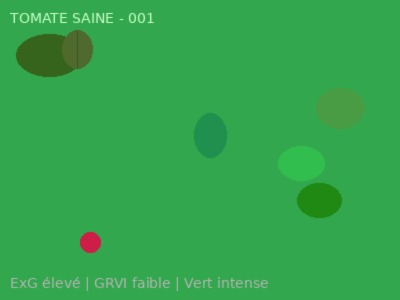
#> input picture data/dataset/healthy/healthy_001.jpg, 400 x 300 px; its folder holds only this picture in this run
$ python validation_reelle.py
#> lines starting #> are read from the running program, lines starting #| are printed output that depends on the picture; after the words box and inside, x2 and y2 are one past the last pixel; in counts of white or black regions, pixels touching at a corner belong together
### imagerie/stress_detector.py
#!/usr/bin/env python3
# -*- coding: utf-8 -*-
"""
Module de Traitement d'Images - Détection du Stress Hydrique

Projet : Suivi du stress hydrique par imagerie aérienne
Binôme A - Fyh & Liwingston

Ce module implémente :
- Calcul de l'indice ExG (Excess Green)
- Calcul de l'indice GRVI (Green-Red Vegetation Index)
- Classification binaire (sain / stressé)
- Masquage de la végétation

IMPORTANT : 4 features seulement (conformément au CDC) :
1. ExG moyen
2. ExG écart-type
3. GRVI moyen
4. GRVI écart-type

Références :
- ExG : Woebbecke et al. (1995) - Color indices for weed identification
- GRVI : Tucker (1979) - Red and photographic infrared linear combinations
"""

import numpy as np
from typing import Dict, Optional, Tuple


class StressDetector:
    """
    Détecteur de stress hydrique par analyse radiométrique simplifiée.

    Utilise deux indices de végétation :
    - ExG (Excess Green) : 2×G - R - B
    - GRVI (Green-Red Vegetation Index) : (R - G) / (R + G)

    Classification binaire :
    - Végétation saine : ExG > 0.20
    - Stress hydrique : ExG < 0.20

    Source : Woebbecke et al. (1995), Tucker (1979)
    """

    def __init__(self,
                 threshold_exg: float = 0.20,
                 threshold_grvi: float = 0.15,
                 threshold_vegetation: float = 0.05):
        """
        Initialise le détecteur de stress hydrique.

        Args:
            threshold_exg: Seuil ExG pour la classification binaire (défaut 0.20)
            threshold_grvi: Seuil GRVI pour la classification binaire (défaut 0.15)
            threshold_vegetation: Seuil pour détecter la végétation (défaut 0.05)
        """
#> in load_samples, image_bgr is the input picture: shape (300, 400, 3); mean B, G, R 77.2, 165, 52
        self.threshold_exg = threshold_exg
        self.threshold_grvi = threshold_grvi
        self.threshold_vegetation = threshold_vegetation

    def compute_exg(self, image_array: np.ndarray) -> np.ndarray:
        """
        Calcule l'indice ExG (Excess Green) pour chaque pixel.

        Formule : ExG = 2×G - R - B

        Args:
            image_array: Image matricielle 3 canaux (R, G, B) codée sur 8 bits (0-255)

        Returns:
            Carte ExG normalisée entre -1 et 1

        Référence : Woebbecke et al. (1995)
        "Color indices for weed identification under various soil, residue,
        and lighting conditions." Transactions of the ASAE, 38(1), 259-269.
        """
        # Conversion en float32 pour éviter les débordements
        img_float = image_array.astype(np.float32) / 255.0

        # Extraction des canaux
        R = img_float[:, :, 0]
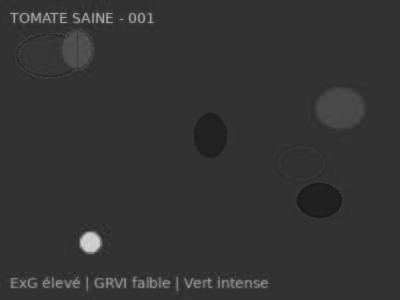
#> R: shape (300, 400) float32; min 0.0941, max 0.843, mean 0.204
        G = img_float[:, :, 1]
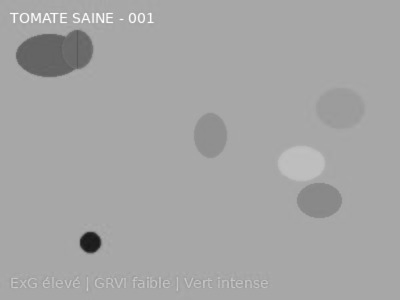
#> G: shape (300, 400) float32; min 0.0902, max 1, mean 0.647
        B = img_float[:, :, 2]
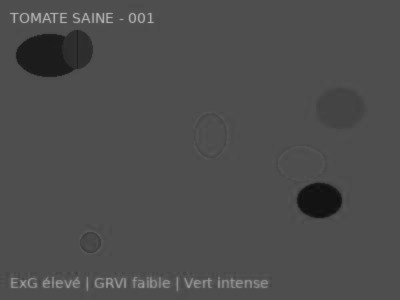
#> B: shape (300, 400) float32; min 0.0471, max 0.725, mean 0.303

        # Calcul ExG = 2×G - R - B
        exg = 2.0 * G - R - B
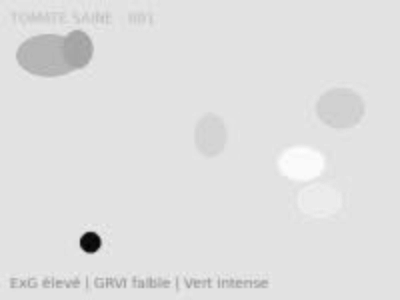
#> exg: shape (300, 400) float32; min -0.953, max 1.03, mean 0.788; drawn with min black and max white

        # Normalisation entre -1 et 1
        return np.clip(exg, -1.0, 1.0)

    def compute_grvi(self, image_array: np.ndarray) -> np.ndarray:
        """
        Calcule l'indice GRVI (Green-Red Vegetation Index) pour chaque pixel.

        Formule : GRVI = (R - G) / (R + G)

        Note : Sur une caméra NIR-modified (filtre IR-cut retiré), le canal R
        contient à la fois le Rouge visible ET le Proche-Infrarouge (850nm).
        Le GRVI fournit donc une approximation du NDVI sur ce type de capteur.

        Args:
            image_array: Image matricielle 3 canaux (R, G, B) codée sur 8 bits (0-255)

        Returns:
            Carte GRVI normalisée entre -1 et 1

        Référence : Tucker (1979)
        "Red and photographic infrared linear combinations for monitoring vegetation."
        Remote Sensing of Environment, 8(2), 127-150.
        """
        # Conversion en float32
        img_float = image_array.astype(np.float32)

        # Extraction des canaux
        R = img_float[:, :, 0].astype(float)
        G = img_float[:, :, 1].astype(float)

        # Calcul GRVI = (R - G) / (R + G)
        # Ajout d'un epsilon pour éviter la division par zéro
        grvi = (R - G) / (R + G + 1e-6)
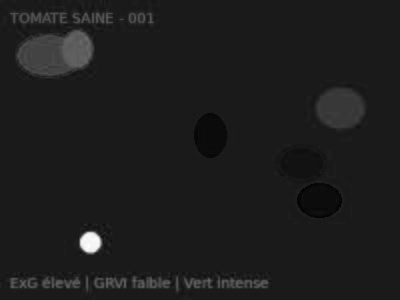
#> grvi: shape (300, 400) float64; min -0.696, max 0.802, mean -0.522; drawn with min black and max white

        # Normalisation entre -1 et 1
        return np.clip(grvi, -1.0, 1.0)

    def compute_vegetation_mask(self, exg_map: np.ndarray) -> np.ndarray:
        """
        Détecte les pixels de végétation à partir de la carte ExG.

        Args:
            exg_map: Carte des valeurs ExG

        Returns:
            Masque booléen (True = végétation, False = sol/fond)
        """
        return exg_map > self.threshold_vegetation
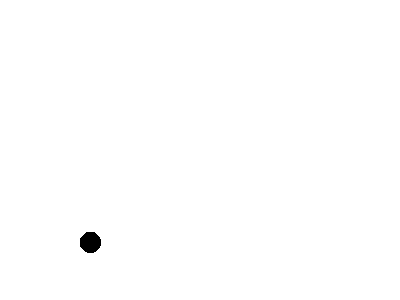
#> returned value: shape (300, 400) bool; 99.7% white; 1 black region, box (x1, y1, x2, y2) and area: (80, 232, 101, 253) 353

    def classify_binary_stress(self,
                               image_array: np.ndarray,
                               vegetation_mask: Optional[np.ndarray] = None) -> Dict:
        """
        Effectue une classification binaire (Stressé / Non-Stressé) sur l'image.

        Args:
            image_array: Image matricielle 3 canaux (R, G, B)
            vegetation_mask: Masque booléen optionnel pour isoler la végétation

        Returns:
            Dictionnaire avec :
            - exg_map: Carte ExG
            - grvi_map: Carte GRVI
            - vegetation_mask: Masque de végétation
            - stress_mask: Masque de stress (True = stressé)
            - healthy_mask: Masque de végétation saine (True = sain)
            - features: Tuple de 4 features (exg_mean, exg_std, grvi_mean, grvi_std)
            - stress_ratio: Ratio de pixels stressés
            - status: "SAIN" ou "STRESS HYDRIQUE DÉTECTÉ"
        """
        # Calcul des indices
        exg_map = self.compute_exg(image_array)
        grvi_map = self.compute_grvi(image_array)

        # Masque de végétation
        if vegetation_mask is None:
            vegetation_mask = self.compute_vegetation_mask(exg_map)

        # Classification binaire
        stress_mask = np.logical_and(vegetation_mask, exg_map < self.threshold_exg)
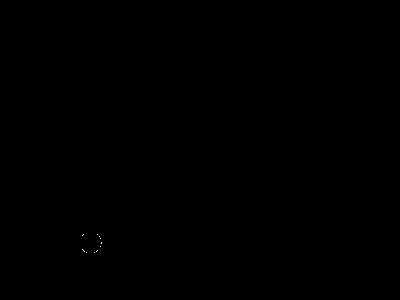
#> stress_mask: shape (300, 400) bool; 0.01% white in thin lines or dots, all inside (x1, y1, x2, y2) = (82, 234, 102, 253)
        healthy_mask = np.logical_and(vegetation_mask, exg_map >= self.threshold_exg)
#> healthy_mask: shape (300, 400) bool; 99.7% white; 1 black region, box (x1, y1, x2, y2) and area: (80, 232, 102, 253) 368

        # Statistiques
        total_veg_pixels = np.sum(vegetation_mask)
#> total_veg_pixels = 119647
        stressed_pixels = np.sum(stress_mask)
#> stressed_pixels = 15
        healthy_pixels = np.sum(healthy_mask)
#> healthy_pixels = 119632

        # Calcul du ratio de stress
        if total_veg_pixels > 0:
            stress_ratio = float(stressed_pixels / total_veg_pixels)
#> stress_ratio = 0.000125
        else:
            stress_ratio = 0.0

        # Calcul des 4 features (CONFORMÉMENT AU CDC)
        # Feature 1 : ExG moyen
        exg_mean = float(np.mean(exg_map[vegetation_mask])) if total_veg_pixels > 0 else 0.0
#> exg_mean = 0.792

        # Feature 2 : ExG écart-type
        exg_std = float(np.std(exg_map[vegetation_mask])) if total_veg_pixels > 0 else 0.0
#> exg_std = 0.0739

        # Feature 3 : GRVI moyen
        grvi_mean = float(np.mean(grvi_map[vegetation_mask])) if total_veg_pixels > 0 else 0.0
#> grvi_mean = -0.526

        # Feature 4 : GRVI écart-type
        grvi_std = float(np.std(grvi_map[vegetation_mask])) if total_veg_pixels > 0 else 0.0
#> grvi_std = 0.0632

        # Tuple des 4 features
        features = (exg_mean, exg_std, grvi_mean, grvi_std)
#> features = (0.792, 0.0739, -0.526, 0.0632)

        # Statut
        status = "STRESS HYDRIQUE DÉTECTÉ" if stress_ratio > 0.3 else "VÉGÉTATION SAINE"
#> status = 'VÉGÉTATION SAINE'

        return {
            'exg_map': exg_map,
            'grvi_map': grvi_map,
            'vegetation_mask': vegetation_mask,
            'stress_mask': stress_mask,
            'healthy_mask': healthy_mask,
            'features': features,
            'exg_mean': exg_mean,
            'exg_std': exg_std,
            'grvi_mean': grvi_mean,
            'grvi_std': grvi_std,
            'stress_ratio': stress_ratio,
            'stressed_pixels': int(stressed_pixels),
            'healthy_pixels': int(healthy_pixels),
            'total_veg_pixels': int(total_veg_pixels),
            'status': status
        }

    def extract_features(self, image_array: np.ndarray) -> np.ndarray:
        """
        Extrait les 4 features pour le classificateur.

        Args:
            image_array: Image matricielle 3 canaux (R, G, B)

        Returns:
            Array numpy de 4 features : [exg_mean, exg_std, grvi_mean, grvi_std]
        """
        result = self.classify_binary_stress(image_array)
#> result = 15 items
        return np.array(result['features'])

    # [73 lines left out: functions analyze_image, main, not called in this run]


# [2 lines that do not run on import are left out]

### imagerie/validation_reelle.py
#!/usr/bin/env python3
"""Validation par plant des images annotées du projet.

Le script ne crée pas de données synthétiques. Il extrait quatre variables depuis les
images présentes, sépare les données avec LeaveOneGroupOut et écrit des métriques
sur les prédictions regroupées. Le groupe est l'identifiant stable du pot.
"""

from __future__ import annotations

import argparse
import csv
import json
from datetime import datetime, timezone
from pathlib import Path

import cv2
import numpy as np
from sklearn.ensemble import RandomForestClassifier
from sklearn.metrics import accuracy_score, cohen_kappa_score, f1_score, matthews_corrcoef
from sklearn.model_selection import LeaveOneGroupOut
from sklearn.pipeline import Pipeline
from sklearn.preprocessing import StandardScaler

from stress_detector import StressDetector

IMAGE_EXTENSIONS = {".jpg", ".jpeg", ".png"}
LABELS = {"healthy": 0, "stressed": 1}


def read_mapping(path: Path) -> dict[str, dict[str, str]]:
    if not path.exists():
        return {}
    with path.open(encoding="utf-8", newline="") as handle:
        return {row["image"]: row for row in csv.DictReader(handle) if row.get("image")}


def load_samples(dataset: Path, mapping: dict[str, dict[str, str]]):
    detector = StressDetector()
    features, labels, groups, records = [], [], [], []

    for folder_name, label in LABELS.items():
        folder = dataset / folder_name
        for image_path in sorted(folder.iterdir()) if folder.exists() else []:
            if image_path.suffix.lower() not in IMAGE_EXTENSIONS:
                continue
            image_bgr = cv2.imread(str(image_path))
            if image_bgr is None:
                print(f"Image ignorée, lecture impossible : {image_path}")
                continue
            image_rgb = cv2.cvtColor(image_bgr, cv2.COLOR_BGR2RGB)
            annotation = mapping.get(image_path.name, {})
            annotated_label = annotation.get("label", folder_name).strip().lower()
            if annotated_label and annotated_label != folder_name:
                raise ValueError(
                    f"Annotation incohérente pour {image_path.name} : "
                    f"dossier={folder_name}, label={annotated_label}"
                )
            plant_id = annotation.get("plant_id", "").strip()
            if not plant_id:
                plant_id = image_path.stem
            values = detector.extract_features(image_rgb)
#> values = [0.792, 0.0739, -0.526, 0.0632]
            features.append(values)
            labels.append(label)
            groups.append(plant_id)
            records.append({"image": image_path.name, "plant_id": plant_id, "label": folder_name})

    if not features:
        raise ValueError("Aucune image valide trouvée dans healthy/ et stressed/.")
    return np.asarray(features), np.asarray(labels), np.asarray(groups), records


def evaluate_logo(X: np.ndarray, y: np.ndarray, groups: np.ndarray) -> dict:
    if len(np.unique(groups)) < 2:
        raise ValueError("Au moins deux plant_id distincts sont nécessaires.")
    if len(np.unique(y)) < 2:
        raise ValueError("Les deux classes healthy et stressed sont nécessaires.")

    logo = LeaveOneGroupOut()
    prediction = np.full(shape=len(y), fill_value=-1, dtype=int)
    valid_folds = 0
    for train_idx, test_idx in logo.split(X, y, groups):
        if len(np.unique(y[train_idx])) < 2:
            continue
        model = Pipeline([
            ("scaler", StandardScaler()),
            ("rf", RandomForestClassifier(
                n_estimators=200,
                max_depth=6,
                min_samples_leaf=2,
                class_weight="balanced",
                random_state=42,
                n_jobs=-1,
            )),
        ])
        model.fit(X[train_idx], y[train_idx])
        prediction[test_idx] = model.predict(X[test_idx])
        valid_folds += 1

    usable = prediction >= 0
    if not np.all(usable):
        raise ValueError("Certains plis ne contiennent pas les deux classes à l'entraînement.")

    return {
        "method": "LeaveOneGroupOut par plant_id",
        "n_folds": valid_folds,
        "f1_pooled": round(float(f1_score(y, prediction, zero_division=0)), 4),
        "accuracy_pooled": round(float(accuracy_score(y, prediction)), 4),
        "kappa_pooled": round(float(cohen_kappa_score(y, prediction)), 4),
        "mcc_pooled": round(float(matthews_corrcoef(y, prediction)), 4),
        "predictions": prediction.tolist(),
    }


def main() -> int:
    parser = argparse.ArgumentParser(description="Validation d'images par séparation des plants.")
    parser.add_argument("--dataset", type=Path, default=Path("data/dataset"))
    parser.add_argument("--mapping", type=Path, default=Path("data/dataset/plants_mapping.csv"))
    parser.add_argument("--output", type=Path, default=Path("models/validation_reelle_results.json"))
    args = parser.parse_args()

    mapping = read_mapping(args.mapping)
    X, y, groups, records = load_samples(args.dataset, mapping)
#> X = [[0.792, 0.0739, -0.526, 0.0632]]; y = [0]; records = 1 item
    result = evaluate_logo(X, y, groups)
    result.update({
        "generated_at": datetime.now(timezone.utc).isoformat(),
        "n_images": int(len(y)),
        "n_healthy": int(np.sum(y == 0)),
        "n_stressed": int(np.sum(y == 1)),
        "n_plants": int(len(np.unique(groups))),
        "mapping_entries": len(mapping),
        "records": records,
        "features": ["exg_mean", "exg_std", "grvi_mean", "grvi_std"],
        "grvi_formula": "(R - G) / (R + G)",
        "limitation": (
            "Un plant_id absent est remplacé par le nom du fichier. Dans ce cas, "
            "la séparation par plant n'est pas démontrée si plusieurs vues du même plant existent."
        ),
    })
    args.output.parent.mkdir(parents=True, exist_ok=True)
    args.output.write_text(json.dumps(result, indent=2, ensure_ascii=False) + "\n", encoding="utf-8")
    print(json.dumps({key: result[key] for key in result if key not in {"records", "predictions"}}, indent=2, ensure_ascii=False))
    print(f"Résultats écrits : {args.output}")
    return 0


if __name__ == "__main__":
#> (the run stopped early here; a loop or call above may not have finished)
